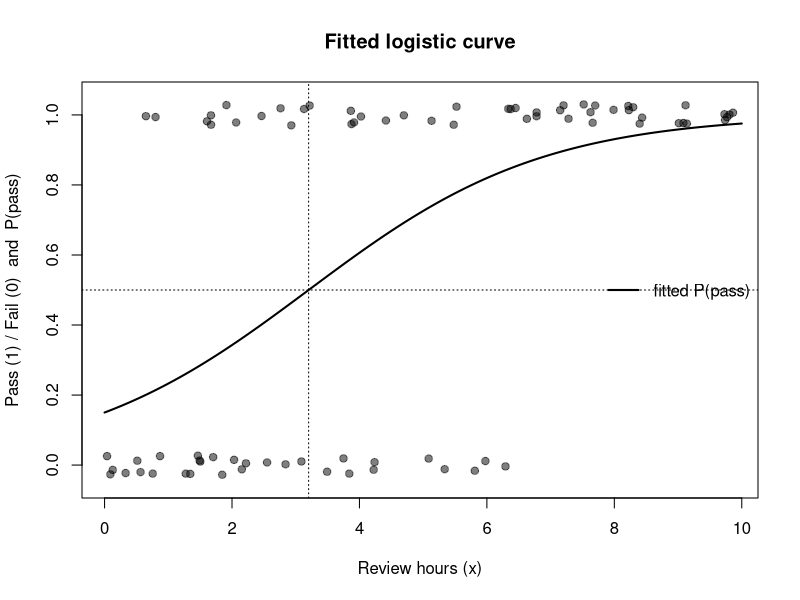

This figure's R source:
## ---- chunk 1
#| label: fig-logistic-curve
#| fig-cap: "Synthetic pass/fail data (jittered points at y = 0 and y = 1) with the fitted logistic curve giving P(pass) as a function of review hours. The single solid curve is the maximum-likelihood (glm) fit; in the Bayesian view each posterior draw of the coefficients yields one such curve, so the honest picture is a *bundle* of curves whose vertical spread at any x is the posterior uncertainty in the predicted probability."
#| fig-alt: "Scatter of binary outcomes at heights zero and one across review hours from zero to ten, overlaid with a rising S-shaped logistic curve climbing from near zero probability on the left to near one on the right, crossing one-half around four to five hours."
set.seed(1010)
n <- 80
hours <- runif(n, 0, 10)                       # synthetic review hours
eta   <- -2.0 + 0.55 * hours                   # true log-odds (linear predictor)
pi    <- 1 / (1 + exp(-eta))                   # true success probabilities
y     <- rbinom(n, size = 1, prob = pi)        # observed pass/fail

fit <- glm(y ~ hours, family = binomial)       # logistic regression by ML
b   <- coef(fit)                               # intercept and slope estimates

# scatter with light vertical jitter so 0/1 points are visible
plot(hours, y + runif(n, -0.03, 0.03),
     pch = 19, col = rgb(0, 0, 0, 0.5),
     xlab = "Review hours (x)", ylab = "Pass (1) / Fail (0)  and  P(pass)",
     ylim = c(-0.05, 1.05), main = "Fitted logistic curve")

# overlay the fitted probability curve
xx <- seq(0, 10, length.out = 200)
pp <- 1 / (1 + exp(-(b[1] + b[2] * xx)))
lines(xx, pp, lwd = 2)
abline(h = 0.5, lty = 3); abline(v = -b[1] / b[2], lty = 3)  # where P(pass) = 0.5
legend("right", legend = "fitted P(pass)", lwd = 2, bty = "n")
## ---- chunk 2
#| label: logistic-coefs
#| echo: true
slope    <- coef(fit)["hours"]
odds_rat <- exp(slope)                          # odds ratio per extra hour
round(c(slope = unname(slope), odds_ratio = unname(odds_rat)), 3)
